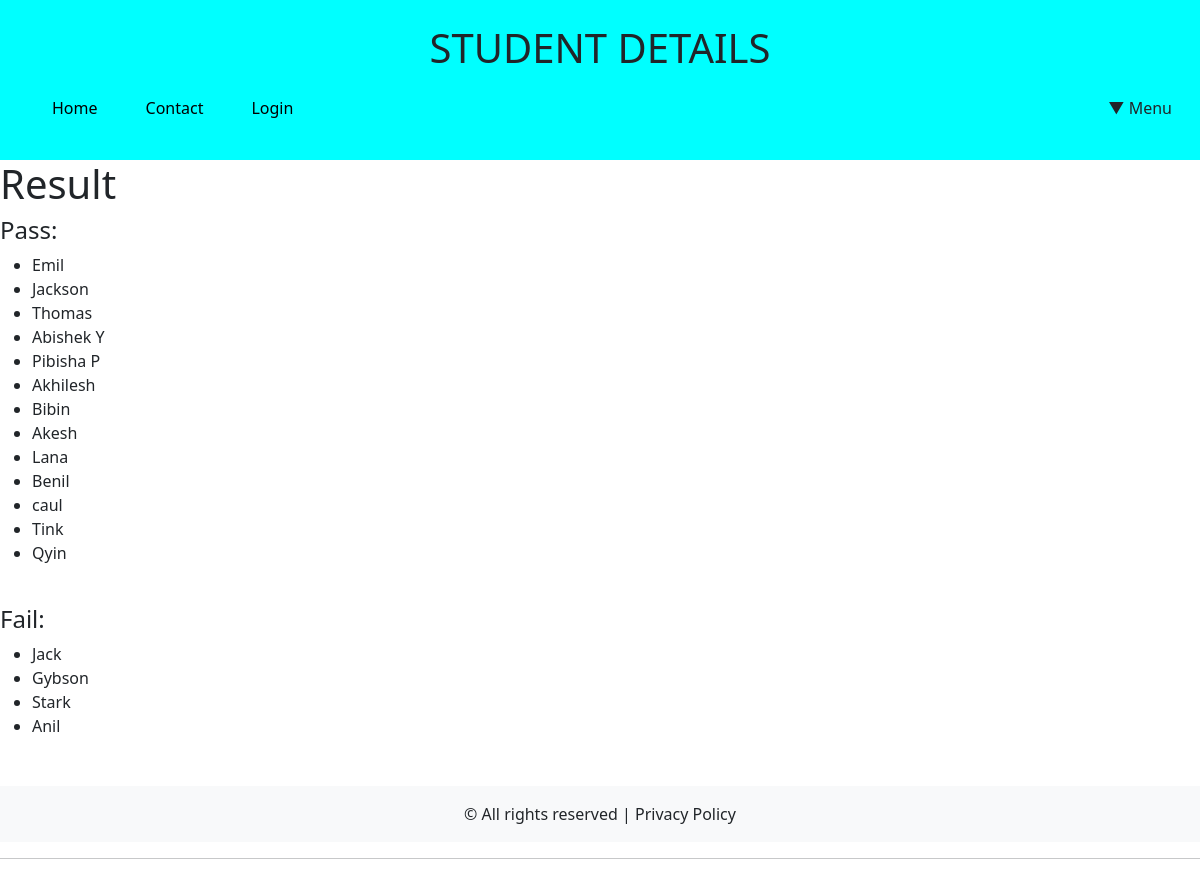
Page /result/ on the committed database.
### student/models.py (models this page shows, shortened)
class student(models.Model):
    DEPARTMENT_CHOICES = [
        ('Bsc','Bsc'),
        ('B.Com','B.Com'),
        ('Bba','Bba')
    ]
    name=models.CharField(max_length=255,null=True)
    email = models.EmailField(unique=True, null=True, blank=True)
    deaprtment=models.CharField(max_length=255,choices=DEPARTMENT_CHOICES)
    grade=models.CharField(max_length=2,null=True)
    mark=models.IntegerField(default=0)
    image = models.ImageField(upload_to='student_images/', null=True, blank=True)

### student/views.py (the view)
# urls.py: path('result/',views.result,name='result'),
def result(request):
    mymem=student.objects.all()
    p_stud=[]
    f_stud=[]
    for i in mymem:
        if i.mark > 40:
            p_stud.append(i.name)
        else:
            f_stud.append(i.name)
    con={
        'pass':p_stud,
        'fail':f_stud
    }
    return render(request,'result.html',con)

### student/templates/result.html
{% extends 'base.html' %}
{% block content %}
<body>
    <h1>Result</h1>
    <h4>Pass:</h4>
    <ul>
        {% for stud in pass %}
            <li>{{ stud }}</li>
        {% empty %}
            <p>No Student Passed</p>
        {% endfor %}
    </ul>
    <br>
    <h4>Fail:</h4>
    <ul>
        {% for stud in fail %}
            <li>{{ stud }}</li>
        {% empty %}
            <p>No Student Failed</p>
        {% endfor %}
    </ul>
</body>
{% endblock %}

### rows in the picture
student: pass "Emil"
student: pass "Jackson"
student: pass "Thomas"
student: pass "Abishek Y"
student: pass "Pibisha P"
student: pass "Akhilesh"
student: pass "Bibin"
student: pass "Akesh"
student: pass "Lana"
student: pass "Benil"
student: pass "caul"
student: pass "Tink"
student: pass "Qyin"
student: fail "Jack"
student: fail "Gybson"
student: fail "Stark"
student: fail "Anil"
